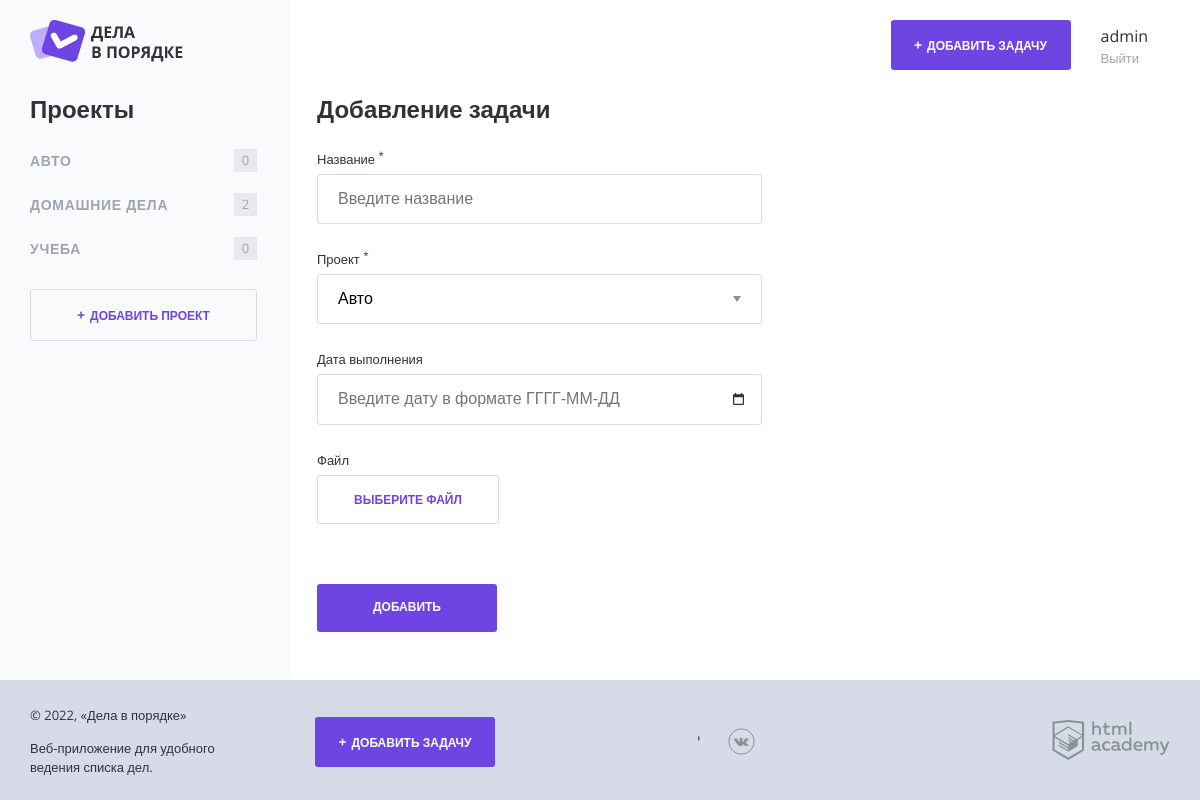
The app's page /add-task.php (signed in) with its own data.
### tables this page shows
CREATE TABLE project (
  id  INT AUTO_INCREMENT PRIMARY KEY,
  name VARCHAR(128) NOT NULL,
  user_id INT NOT NULL,

  UNIQUE INDEX project_name (name, user_id),

  CONSTRAINT project_fk_user_id FOREIGN KEY (user_id) REFERENCES user(id) ON UPDATE CASCADE ON DELETE CASCADE
);

### php/helpers.php (called while the page is built, shortened)
<?php
function include_template($name, array $data = []) {
    $name = 'php/templates/' . $name;
    extract($data);
    require $name;
    $result = ob_get_clean();
    return $result;
}
function include_component($name, array $data = []) {
    $name = 'php/components/' . $name;
    extract($data);
    require $name;
    $result = ob_get_clean();
    return $result;
}

### php/models.php (called while the page is built, shortened)
<?php
function get_projects($conn, $user_id)
{
    $user_id = intval($user_id);
    $sql = "SELECT id, name,
            (SELECT COUNT(id) FROM task WHERE user_id = $user_id AND is_complete = 0 AND project_id = p.id) count_tasks
            FROM project p
            WHERE user_id = $user_id ORDER BY name";
    $result = mysqli_query($conn, $sql);
    return mysqli_fetch_all($result, MYSQLI_ASSOC);
}

### php/functions.php (called while the page is built, shortened)
<?php
function esc($string)
{
    return htmlspecialchars($string);
}

### php/templates/form-task.php (the view, shortened to what this page needs)
<div class="content">
    <?= include_component('projects-nav.php', ['projects' => $projects]); ?>
    <main class="content__main">
        <h2 class="content__main-heading">Добавление задачи</h2>
        <?php if ($projects) : ?>
        <form class="form" action="" method="POST" autocomplete="off" enctype="multipart/form-data">
            <div class="form__row">
                <label class="form__label" for="name">Название <sup>*</sup></label>
                <input
                    class="form__input <?= isset($errors['task_name']) ? 'form__input--error' : ''; ?>"
                    type="text" name="name"
                    id="name" value="<?= esc($task_name) ?>"
                    placeholder="Введите название">
            </div>
            <div class="form__row">
                <label class="form__label" for="project">Проект <sup>*</sup></label>
                <select class="form__input form__input--select <?= isset($errors['project_id']) ? 'form__input--error' : ''; ?>"
                        name="project" id="project">
                    <?php foreach ($projects as $project) : ?>
                        <option value="<?= esc($project['id']) ?>"><?= esc($project['name']) ?></option>
                    <?php endforeach ?>
                </select>
            </div>
            <div class="form__row">
                <label class="form__label" for="date">Дата выполнения</label>
                <input class="form__input form__input--date <?= isset($errors['deadline']) ? 'form__input--error' : ''; ?>"
                       type="text" name="date"
                       id="date" value="<?= $deadline ?>"
                       placeholder="Введите дату в формате ГГГГ-ММ-ДД">
            </div>
            <div class="form__row">
                <label class="form__label" for="file">Файл</label>
                <div class="form__input-file">
                    <label class="button button--transparent" for="file">
                        <span>Выберите файл</span>
                    </label>
                </div>
            </div>
            <div class="form__row form__row--controls">
                <input class="button" type="submit" name="" value="Добавить">
            </div>
        </form>
        <?php else : ?>
            <p>Сначала добавьте проект, а потом в него можно добавить задачи.</p>
            <a class="button button--transparent button--plus content__side-button" href="add-project.php">Добавить проект</a>
        <?php endif; ?>
    </main>
</div>

### php/components/projects-nav.php (shortened to what this page needs)
<section class="content__side">
        <h2 class="content__side-heading">Проекты</h2>
<nav class="main-navigation">
  <ul class="main-navigation__list">
    <?php foreach ($projects as $project) : ?>
    <li class="main-navigation__list-item <?= $project['id'] === $project_id ? 'main-navigation__list-item--active' : ''; ?>">
      <a class="main-navigation__list-item-link" href="index.php?project_id=<?= $project['id']; ?>">
        <?= esc($project['name']) ?>
      </a>
      <span class="main-navigation__list-item-count">
        <?= esc($project['count_tasks']) ?>
      </span>
    </li>
    <?php endforeach ?>
  </ul>
</nav>
<a class="button button--transparent button--plus content__side-button" href="add-project.php">Добавить проект</a>
      </section>

### css/style.css (style rules this page uses)
html, body { height: 100%; }
body { position: relative; min-width: 1180px; font-size: 16px; font-family: "OpenSans", sans-serif; color: #31313a; }
a { text-decoration: none; }
.button { display: inline-block; width: 180px; padding: 17px 0; font-weight: 700; font-size: 12px; text-align: center; color: #ffffff; text-transform: uppercase; text-decoration: none; background-color: #6e45e2; border: 0; border-radius: 3px; }
.button--plus::before { content: "+"; margin-right: 5px; font-size: 14px; }
.button--transparent { color: #6e45e2; border: 1px solid #d7dbe8; cursor: pointer; }
.button--transparent, .button--transparent:hover, .button--transparent:focus, .button--transparent:active { background-color: transparent; }
.content { display: flex; margin-bottom: 120px; }
.content__side { width: 260px; }
.content__side-heading { margin: 0; margin-bottom: 15px; }
.content__side-button { width: 225px; }
.main-navigation { margin-bottom: 18px; }
.main-navigation__list { margin: 0 0 0 -8px; padding: 0; list-style: none; }
.main-navigation__list-item { display: flex; align-items: center; font-size: 14px; color: #9fa4af; text-transform: uppercase; }
.main-navigation__list-item-link { flex-grow: 1; padding: 14px 8px; font-weight: bold; color: inherit; text-decoration: none; letter-spacing: 0.05em; }
.main-navigation__list-item-count { display: inline-block; min-width: 19px; min-height: 19px; margin-right: 33px; padding: 2px; font-size: 13px; line-height: 18px; text-align: center; background-color: #e8e9ee; }
.content__main { flex-grow: 1; padding: 0 30px 0 27px; }
.content__main-heading { margin: 0; margin-bottom: 25px; }
.form { max-width: 445px; }
.form__row { margin-bottom: 25px; }
.form__label { display: inline-block; margin-bottom: 7px; font-size: 13px; }
.form__input { box-sizing: border-box; width: 100%; padding: 15px 20px; border: 1px solid #d7dbe8; border-radius: 3px; -webkit-appearance: none; -moz-appearance: none; appearance: none; }
.form__input--select { background: #ffffff url("../img/dropdown.svg") right 20px top 50% no-repeat; }
.form__input--date { background: #ffffff url("../img/icon-calendar.png") right 17px top 50% no-repeat; }
.form__row--controls { margin-top: 60px; margin-bottom: 0; }

### records on screen
project: name "АВТО", count_tasks "0"
project: name "ДОМАШНИЕ ДЕЛА", count_tasks "2"
project: name "УЧЕБА", count_tasks "0"

### other values on screen
$current_user['login'] "admin"
form field project "Авто"
